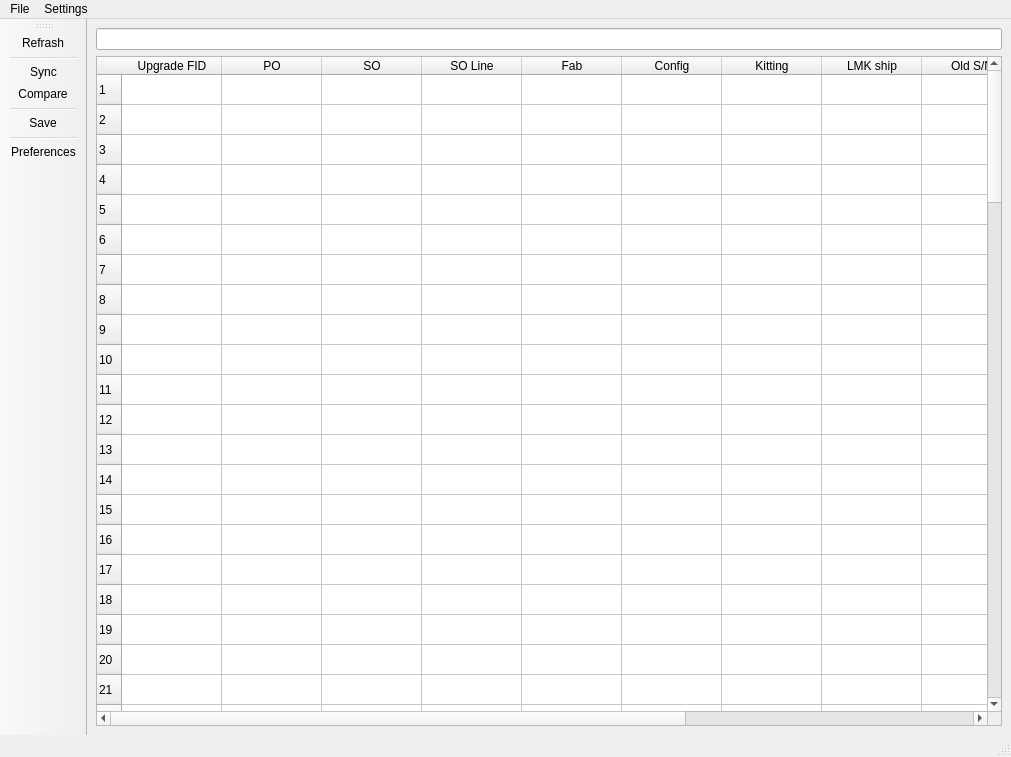
<?xml version="1.0" encoding="UTF-8"?>
<ui version="4.0">
 <class>MainWindow</class>
 <widget class="QMainWindow" name="MainWindow">
  <property name="geometry">
   <rect>
    <x>0</x>
    <y>0</y>
    <width>1011</width>
    <height>757</height>
   </rect>
  </property>
  <property name="windowTitle">
   <string>MainWindow</string>
  </property>
  <widget class="QWidget" name="centralwidget">
   <layout class="QVBoxLayout" name="verticalLayout">
    <item>
     <widget class="QLineEdit" name="edit_so"/>
    </item>
    <item>
     <widget class="QTableWidget" name="table_mps">
      <property name="sortingEnabled">
       <bool>true</bool>
      </property>
      <property name="rowCount">
       <number>100</number>
      </property>
      <attribute name="horizontalHeaderDefaultSectionSize">
       <number>100</number>
      </attribute>
      <row/>
      <row/>
      <row/>
      <row/>
      <row/>
      <row/>
      <row/>
      <row/>
      <row/>
      <row/>
      <row/>
      <row/>
      <row/>
      <row/>
      <row/>
      <row/>
      <row/>
      <row/>
      <row/>
      <row/>
      <row/>
      <row/>
      <row/>
      <row/>
      <row/>
      <row/>
      <row/>
      <row/>
      <row/>
      <row/>
      <row/>
      <row/>
      <row/>
      <row/>
      <row/>
      <row/>
      <row/>
      <row/>
      <row/>
      <row/>
      <row/>
      <row/>
      <row/>
      <row/>
      <row/>
      <row/>
      <row/>
      <row/>
      <row/>
      <row/>
      <row/>
      <row/>
      <row/>
      <row/>
      <row/>
      <row/>
      <row/>
      <row/>
      <row/>
      <row/>
      <row/>
      <row/>
      <row/>
      <row/>
      <row/>
      <row/>
      <row/>
      <row/>
      <row/>
      <row/>
      <row/>
      <row/>
      <row/>
      <row/>
      <row/>
      <row/>
      <row/>
      <row/>
      <row/>
      <row/>
      <row/>
      <row/>
      <row/>
      <row/>
      <row/>
      <row/>
      <row/>
      <row/>
      <row/>
      <row/>
      <row/>
      <row/>
      <row/>
      <row/>
      <row/>
      <row/>
      <row/>
      <row/>
      <row/>
      <row/>
      <column>
       <property name="text">
        <string>Upgrade FID</string>
       </property>
      </column>
      <column>
       <property name="text">
        <string>PO</string>
       </property>
      </column>
      <column>
       <property name="text">
        <string>SO</string>
       </property>
      </column>
      <column>
       <property name="text">
        <string>SO Line</string>
       </property>
      </column>
      <column>
       <property name="text">
        <string>Fab</string>
       </property>
      </column>
      <column>
       <property name="text">
        <string>Config</string>
       </property>
      </column>
      <column>
       <property name="text">
        <string>Kitting</string>
       </property>
      </column>
      <column>
       <property name="text">
        <string>LMK ship</string>
       </property>
      </column>
      <column>
       <property name="text">
        <string>Old S/N</string>
       </property>
      </column>
      <column>
       <property name="text">
        <string>New S/N</string>
       </property>
      </column>
      <column>
       <property name="text">
        <string>Tool CFG</string>
       </property>
      </column>
      <column>
       <property name="text">
        <string>ATAC CFG</string>
       </property>
      </column>
     </widget>
    </item>
   </layout>
  </widget>
  <widget class="QMenuBar" name="menubar">
   <property name="geometry">
    <rect>
     <x>0</x>
     <y>0</y>
     <width>1011</width>
     <height>21</height>
    </rect>
   </property>
   <widget class="QMenu" name="menuFiles">
    <property name="title">
     <string>File</string>
    </property>
    <addaction name="actionFile"/>
    <addaction name="separator"/>
    <addaction name="actionUpdate"/>
    <addaction name="actionSync"/>
    <addaction name="actionCompare"/>
    <addaction name="separator"/>
    <addaction name="actionSave"/>
    <addaction name="separator"/>
    <addaction name="actionClose"/>
   </widget>
   <widget class="QMenu" name="menuSettings">
    <property name="title">
     <string>Settings</string>
    </property>
    <addaction name="actionPreferences"/>
   </widget>
   <addaction name="menuFiles"/>
   <addaction name="menuSettings"/>
  </widget>
  <widget class="QStatusBar" name="statusbar"/>
  <widget class="QToolBar" name="toolBar">
   <property name="windowTitle">
    <string>toolBar</string>
   </property>
   <attribute name="toolBarArea">
    <enum>LeftToolBarArea</enum>
   </attribute>
   <attribute name="toolBarBreak">
    <bool>false</bool>
   </attribute>
   <addaction name="actionUpdate"/>
   <addaction name="separator"/>
   <addaction name="actionSync"/>
   <addaction name="actionCompare"/>
   <addaction name="separator"/>
   <addaction name="actionSave"/>
   <addaction name="separator"/>
   <addaction name="actionPreferences"/>
  </widget>
  <action name="actionUpdate">
   <property name="icon">
    <iconset resource="../images/img.qrc">
     <normaloff>:/newPrefix/update.ico</normaloff>:/newPrefix/update.ico</iconset>
   </property>
   <property name="text">
    <string>Refrash</string>
   </property>
   <property name="shortcut">
    <string>Ctrl+U</string>
   </property>
  </action>
  <action name="actionSync">
   <property name="icon">
    <iconset resource="../images/img.qrc">
     <normaloff>:/newPrefix/File Refresh.ico</normaloff>:/newPrefix/File Refresh.ico</iconset>
   </property>
   <property name="text">
    <string>Sync</string>
   </property>
   <property name="toolTip">
    <string>Sync with MPS</string>
   </property>
   <property name="shortcut">
    <string>Ctrl+S</string>
   </property>
  </action>
  <action name="actionFile">
   <property name="icon">
    <iconset resource="../images/img.qrc">
     <normaloff>:/newPrefix/folder.png</normaloff>:/newPrefix/folder.png</iconset>
   </property>
   <property name="text">
    <string>File Select</string>
   </property>
  </action>
  <action name="actionPreferences">
   <property name="icon">
    <iconset resource="../images/img.qrc">
     <normaloff>:/newPrefix/setting.ico</normaloff>:/newPrefix/setting.ico</iconset>
   </property>
   <property name="text">
    <string>Preferences...</string>
   </property>
   <property name="shortcut">
    <string>Ctrl+P</string>
   </property>
  </action>
  <action name="actionCompare">
   <property name="icon">
    <iconset resource="../images/img.qrc">
     <normaloff>:/newPrefix/compare.ico</normaloff>:/newPrefix/compare.ico</iconset>
   </property>
   <property name="text">
    <string>Compare</string>
   </property>
   <property name="toolTip">
    <string>compare CFG file on the file server</string>
   </property>
  </action>
  <action name="actionSave">
   <property name="icon">
    <iconset resource="../images/img.qrc">
     <normaloff>:/newPrefix/save.ico</normaloff>:/newPrefix/save.ico</iconset>
   </property>
   <property name="text">
    <string>Save</string>
   </property>
   <property name="toolTip">
    <string>save to database</string>
   </property>
  </action>
  <action name="actionClose">
   <property name="text">
    <string>Close</string>
   </property>
  </action>
 </widget>
 <resources>
  <include location="../images/img.qrc"/>
 </resources>
 <connections/>
</ui>
